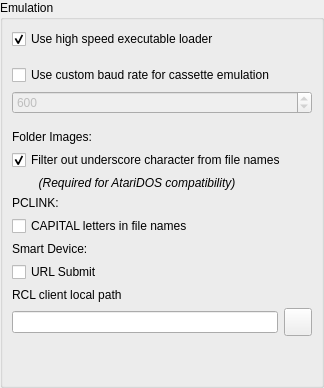
   <widget class="QWidget" name="page_emulation">
    <layout class="QVBoxLayout" name="verticalLayout_10">
     <property name="spacing">
      <number>0</number>
     </property>
     <property name="leftMargin">
      <number>0</number>
     </property>
     <property name="topMargin">
      <number>0</number>
     </property>
     <property name="rightMargin">
      <number>0</number>
     </property>
     <property name="bottomMargin">
      <number>0</number>
     </property>
     <item>
      <widget class="QGroupBox" name="emulationGroup">
       <property name="sizePolicy">
        <sizepolicy hsizetype="Preferred" vsizetype="Preferred">
         <horstretch>0</horstretch>
         <verstretch>0</verstretch>
        </sizepolicy>
       </property>
       <property name="minimumSize">
        <size>
         <width>300</width>
         <height>0</height>
        </size>
       </property>
       <property name="title">
        <string>Emulation</string>
       </property>
       <layout class="QGridLayout" name="gridLayout_3">
        <item row="8" column="0">
         <widget class="QLabel" name="label_3">
          <property name="text">
           <string>PCLINK:</string>
          </property>
         </widget>
        </item>
        <item row="5" column="0">
         <widget class="QLabel" name="label">
          <property name="minimumSize">
           <size>
            <width>0</width>
            <height>0</height>
           </size>
          </property>
          <property name="font">
           <font>
            <italic>false</italic>
           </font>
          </property>
          <property name="text">
           <string>Folder Images:</string>
          </property>
         </widget>
        </item>
        <item row="3" column="0" colspan="2">
         <widget class="QSpinBox" name="emulationCustomCasBaudSpin">
          <property name="enabled">
           <bool>false</bool>
          </property>
          <property name="minimumSize">
           <size>
            <width>230</width>
            <height>0</height>
           </size>
          </property>
          <property name="minimum">
           <number>425</number>
          </property>
          <property name="maximum">
           <number>875</number>
          </property>
          <property name="value">
           <number>600</number>
          </property>
         </widget>
        </item>
        <item row="7" column="0" colspan="2">
         <widget class="QLabel" name="label_2">
          <property name="minimumSize">
           <size>
            <width>300</width>
            <height>0</height>
           </size>
          </property>
          <property name="font">
           <font>
            <italic>true</italic>
           </font>
          </property>
          <property name="text">
           <string>        (Required for AtariDOS compatibility)</string>
          </property>
         </widget>
        </item>
        <item row="6" column="0" colspan="2">
         <widget class="QCheckBox" name="filterUscore">
          <property name="minimumSize">
           <size>
            <width>300</width>
            <height>0</height>
           </size>
          </property>
          <property name="maximumSize">
           <size>
            <width>16777215</width>
            <height>16777215</height>
           </size>
          </property>
          <property name="text">
           <string>Filter out underscore character from file names</string>
          </property>
          <property name="checked">
           <bool>true</bool>
          </property>
         </widget>
        </item>
        <item row="4" column="1">
         <spacer name="verticalSpacer_2">
          <property name="orientation">
           <enum>Qt::Vertical</enum>
          </property>
          <property name="sizeType">
           <enum>QSizePolicy::Fixed</enum>
          </property>
          <property name="sizeHint" stdset="0">
           <size>
            <width>20</width>
            <height>10</height>
           </size>
          </property>
         </spacer>
        </item>
        <item row="9" column="0">
         <widget class="QCheckBox" name="capitalLettersPCLINK">
          <property name="text">
           <string>CAPITAL letters in file names</string>
          </property>
         </widget>
        </item>
        <item row="2" column="0" colspan="2">
         <widget class="QCheckBox" name="emulationUseCustomCasBaudBox">
          <property name="sizePolicy">
           <sizepolicy hsizetype="Minimum" vsizetype="Fixed">
            <horstretch>0</horstretch>
            <verstretch>0</verstretch>
           </sizepolicy>
          </property>
          <property name="minimumSize">
           <size>
            <width>300</width>
            <height>0</height>
           </size>
          </property>
          <property name="text">
           <string>Use custom baud rate for cassette emulation</string>
          </property>
         </widget>
        </item>
        <item row="1" column="1">
         <spacer name="emulationSpacer1">
          <property name="orientation">
           <enum>Qt::Vertical</enum>
          </property>
          <property name="sizeType">
           <enum>QSizePolicy::Fixed</enum>
          </property>
          <property name="sizeHint" stdset="0">
           <size>
            <width>20</width>
            <height>10</height>
           </size>
          </property>
         </spacer>
        </item>
        <item row="0" column="0" colspan="2">
         <widget class="QCheckBox" name="emulationHighSpeedExeLoaderBox">
          <property name="minimumSize">
           <size>
            <width>300</width>
            <height>0</height>
           </size>
          </property>
          <property name="text">
           <string>Use high speed executable loader</string>
          </property>
          <property name="checked">
           <bool>true</bool>
          </property>
         </widget>
        </item>
        <item row="11" column="0">
         <widget class="QCheckBox" name="URLSubmit">
          <property name="text">
           <string>URL Submit</string>
          </property>
         </widget>
        </item>
        <item row="10" column="0">
         <widget class="QLabel" name="label_4">
          <property name="text">
           <string>Smart Device:</string>
          </property>
         </widget>
        </item>
        <item row="13" column="0">
         <widget class="QLineEdit" name="RclNameEdit">
          <property name="text">
           <string/>
          </property>
          <property name="readOnly">
           <bool>true</bool>
          </property>
         </widget>
        </item>
        <item row="14" column="0">
         <spacer name="emulationSpacer2">
          <property name="orientation">
           <enum>Qt::Vertical</enum>
          </property>
          <property name="sizeHint" stdset="0">
           <size>
            <width>20</width>
            <height>40</height>
           </size>
          </property>
         </spacer>
        </item>
        <item row="12" column="0">
         <widget class="QLabel" name="atariSioDriverNameLabel_2">
          <property name="sizePolicy">
           <sizepolicy hsizetype="Expanding" vsizetype="Fixed">
            <horstretch>0</horstretch>
            <verstretch>0</verstretch>
           </sizepolicy>
          </property>
          <property name="text">
           <string>RCL client local path</string>
          </property>
         </widget>
        </item>
        <item row="13" column="1">
         <widget class="QToolButton" name="buttonRclFolder">
          <property name="enabled">
           <bool>true</bool>
          </property>
          <property name="minimumSize">
           <size>
            <width>28</width>
            <height>28</height>
           </size>
          </property>
          <property name="maximumSize">
           <size>
            <width>28</width>
            <height>28</height>
           </size>
          </property>
          <property name="icon">
           <iconset resource="icons.qrc">
            <normaloff>:/icons/silk-icons/icons/drive.png</normaloff>:/icons/silk-icons/icons/drive.png</iconset>
          </property>
         </widget>
        </item>
       </layout>
      </widget>
     </item>
    </layout>
   </widget>
